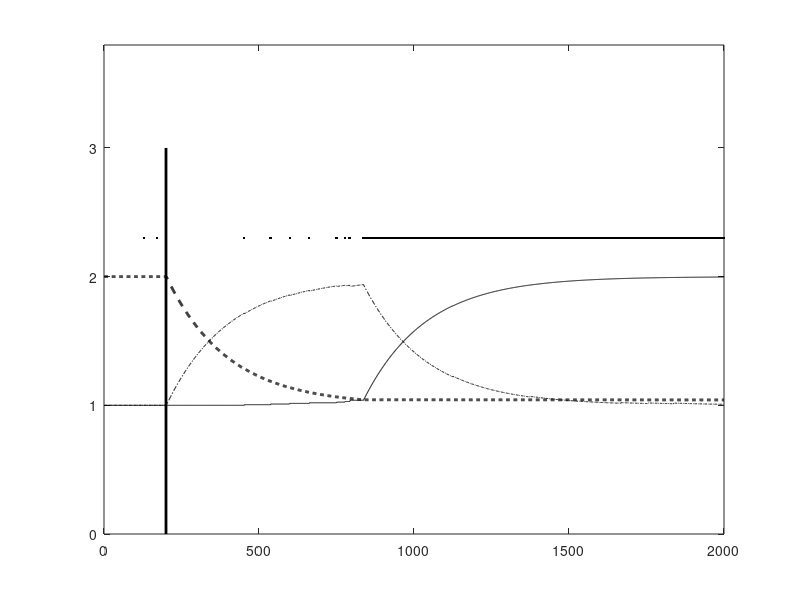

This chart was generated by the following MATLAB code: (Note: this script raises an error after producing the figure.)
% script rlCallAviod.m
% this script models avoidance learning
% as a reinforcement learning problem;
% this version only simulates training
% with one tone, two upper motoneurons,
% and one "call" neuron
%

% set parameters for reinforcement learning
ntrials=2000; % set number of trials 
alpha=0.005; % set learning rate for call
beta=0.005; % set learning rate for the upmos
bprob=0.005; % set baseline probability of innovation

% set rewards
rspr=0; % reward for spin pretraining
rstr=1; % reward for spin during training
rfpr=1; % reward for freeze pretraining
rftr=0; % reward for freeze during training

% set baseline input weights
bhc=1; % for hear to call
bhs=1; % for hear to spin
bhf=1; % for hear to freeze

% set initial values of modifiable weights
whc=0;
whs=0;
whf=1;

% set response of sensory neurons
hear=1; % for hearing

% train the network
for i=1:ntrials, % do for each trial
   % set the rewards for the current trial
   if i<=ntrials/10,
      rews=rspr; rewf=rfpr;
   else
      rews=rstr; rewf=rftr;
   end
   
   % compute the responses of the call and upper motoneurons
   call=(whc+bhc)*hear; % compute the response of call
   % call=1;
   supmo=(whs+bhs)*hear; % compute response of spin upmo
   fupmo=(whf+bhf)*hear; % compute response of freeze upmo
   
   % decide if a spin will be produced (spin=1 means spin)
   spin=supmo>fupmo; % spin if supmo is larger than fupmo
   prob=bprob+bprob*(call-1); % compute the probability of innovation
   if prob>rand, spin=1-spin; end % innovate sometimes
   
   % save upper motoneuron responses and spins
   callrec(i)=call; % for call
   supmorec(i)=supmo; % for spin upmo
   fupmorec(i)=fupmo; % for freeze upmo
   spinrec(i)=spin; % for the action itself
   
   % update weight from hear to call
   if i<=ntrials/10,              % pretraining
      pain=0;                     % no pain is delivered
   elseif i>ntrials/10 & spin==1, % spin during training
      pain=0;                     % pain is avoided
   elseif i>ntrials/10 & spin==0, % no spin during training
      pain=1;                     % pain is not avoided
   end
   whc=whc+alpha*(pain-whc); % update the hear-call weight
   
   % update weights from hear to supmo or fupmo
   if spin==1,                  % if a spin was produced
      whs=whs+beta*(rews-whs); % update the hear-supmo weight
   else                         % if the rabbit froze instead
      whf=whf+beta*(rewf-whf); % update the hear-freeze weight
   end
   
end % end main loop

% plot results
clf
trln=1:ntrials;
lnh=[ntrials/10 ntrials/10];
lnv=[0 3];
plot(trln,callrec,'k-.',trln,supmorec,'k',trln,fupmorec,'k--',...
    'linewidth',2)
indxspin=find(spinrec==1);
hold
plot(trln(indxspin),spinrec(indxspin)*2.3,'k.')
plot(lnh,lnv,'k','linewidth',2)
hold
axis([0 ntrials 0 3.8])
legend('call','spin upmo','freeze upmo','spin action',1)
xlabel('training cycles','fontsize',14)
ylabel('response                  ','fontsize',14)
set(gca,'fontsize',14)
set(gca,'linewidth',2)
